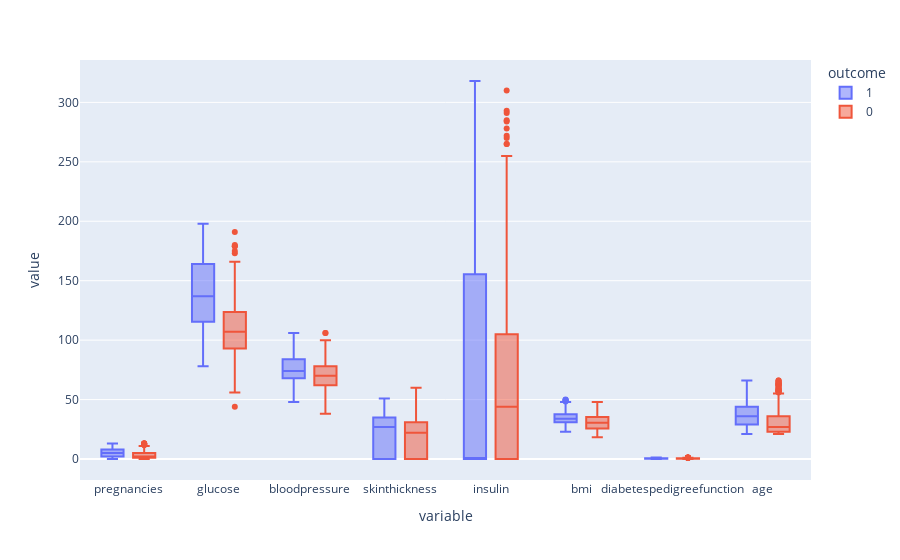

Here is the notebook cell this chart was saved with:
### Code cell
import plotly.express as px
fig = px.box(data_trim, color = 'outcome')
fig.show()

### Figure 1 — Plotly figure (JSON) as saved in the notebook; plotly's stock layout.template omitted (floating-point values rounded to 4 significant figures; data arrays with more than 128 entries replaced by an {"elided": "..."} marker saying what was removed)
{"data": [{"alignmentgroup": "True", "hovertemplate": "outcome=1<br>variable=%{x}<br>value=%{y}<extra></extra>", "legendgroup": "1", "marker": {"color": "#636efa"}, "name": "1", "notched": false, "offsetgroup": "1", "orientation": "v", "showlegend": true, "type": "box", "x": {"elided": "1600 str values"}, "x0": " ", "xaxis": "x", "y": {"elided": "1600 float values"}, "y0": " ", "yaxis": "y"}, {"alignmentgroup": "True", "hovertemplate": "outcome=0<br>variable=%{x}<br>value=%{y}<extra></extra>", "legendgroup": "0", "marker": {"color": "#EF553B"}, "name": "0", "notched": false, "offsetgroup": "0", "orientation": "v", "showlegend": true, "type": "box", "x": {"elided": "3512 str values"}, "x0": " ", "xaxis": "x", "y": {"elided": "3512 float values"}, "y0": " ", "yaxis": "y"}], "layout": {"boxmode": "group", "legend": {"title": {"text": "outcome"}, "tracegroupgap": 0}, "margin": {"t": 60}, "xaxis": {"anchor": "y", "domain": [0, 1], "title": {"text": "variable"}}, "yaxis": {"anchor": "x", "domain": [0, 1], "title": {"text": "value"}}}}
